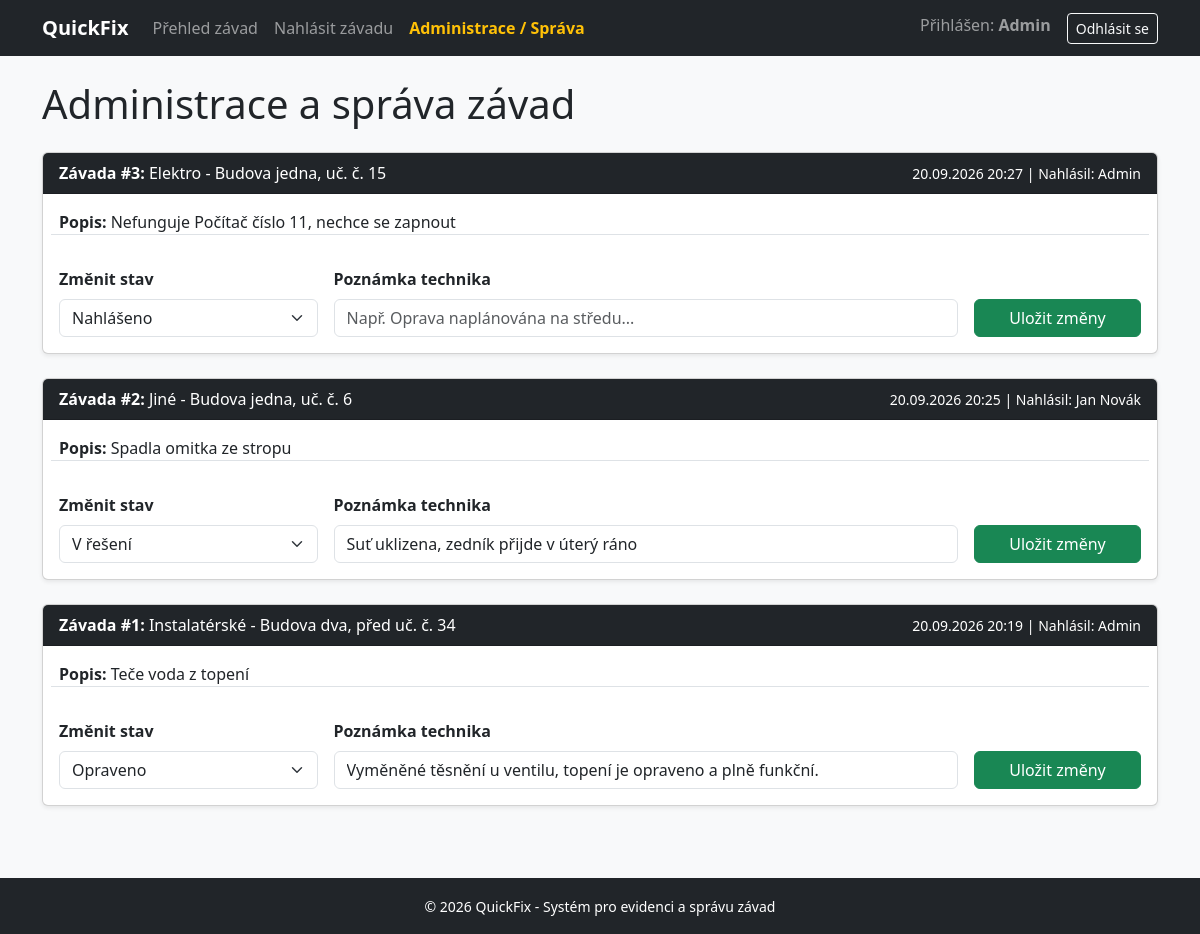
The app's page /admin.php (signed in) with its own data.
### tables this page shows
CREATE TABLE `zavady` (
  `id` int(11) NOT NULL,
  `uzivatel_id` int(11) NOT NULL,
  `kategorie_id` int(11) NOT NULL,
  `popis` text NOT NULL,
  `misto` varchar(255) NOT NULL,
  `priorita` enum('Nízká','Střední','Vysoká') DEFAULT 'Střední',
  `stav` enum('Nahlášeno','V řešení','Opraveno') DEFAULT 'Nahlášeno',
  `fotografie` varchar(255) DEFAULT NULL,
  `poznamka_technika` text DEFAULT NULL,
  `vytvoreno` timestamp NOT NULL DEFAULT current_timestamp()
);

CREATE TABLE `kategorie` (
  `id` int(11) NOT NULL,
  `nazev` varchar(100) NOT NULL
);

CREATE TABLE `uzivatele` (
  `id` int(11) NOT NULL,
  `jmeno` varchar(100) NOT NULL,
  `email` varchar(150) NOT NULL,
  `heslo` varchar(255) NOT NULL,
  `role` enum('registrovaný','admin') DEFAULT 'registrovaný',
  `vytvoreno` timestamp NOT NULL DEFAULT current_timestamp()
);

### admin.php (the view, shortened to what this page needs)
<?php
require_once 'includes/db.php';
require_once 'includes/header.php';
$zavady = $pdo->query("SELECT z.*, k.nazev AS kategorie_nazev, u.jmeno AS autor
                       FROM zavady z
                       JOIN kategorie k ON z.kategorie_id = k.id
                       JOIN uzivatele u ON z.uzivatel_id = u.id
                       ORDER BY z.vytvoreno DESC")->fetchAll();
?>
<h1 class="mb-4">Administrace a správa závad</h1>
<div class="row">
    <?php foreach ($zavady as $z): ?>
        <div class="col-md-12 mb-4">
            <div class="card shadow-sm">
                <div class="card-header bg-dark text-white d-flex justify-content-between align-items-center">
                    <span><strong>Závada #<?= $z['id'] ?>:</strong> <?= htmlspecialchars($z['kategorie_nazev']) ?> - <?= htmlspecialchars($z['misto']) ?></span>
                    <small><?= date('d.m.Y H:i', strtotime($z['vytvoreno'])) ?> | Nahlásil: <?= htmlspecialchars($z['autor']) ?></small>
                </div>
                <div class="card-body">
                    <p><strong>Popis:</strong> <?= htmlspecialchars($z['popis']) ?></p>
                    <form method="POST" class="row g-3 align-items-end border-top pt-3">
                        <div class="col-md-3">
                            <label class="form-label fw-bold">Změnit stav</label>
                            <select name="stav" class="form-select">
                                <option value="Nahlášeno" <?= $z['stav'] === 'Nahlášeno' ? 'selected' : '' ?>>Nahlášeno</option>
                                <option value="V řešení" <?= $z['stav'] === 'V řešení' ? 'selected' : '' ?>>V řešení</option>
                                <option value="Opraveno" <?= $z['stav'] === 'Opraveno' ? 'selected' : '' ?>>Opraveno</option>
                            </select>
                        </div>
                        <div class="col-md-7">
                            <label class="form-label fw-bold">Poznámka technika</label>
                            <input type="text" name="poznamka_technika" class="form-control" value="<?= htmlspecialchars($z['poznamka_technika'] ?? '') ?>" placeholder="Např. Oprava naplánována na středu...">
                        </div>
                        <div class="col-md-2">
                            <button type="submit" class="btn btn-success w-100">Uložit změny</button>
                        </div>
                    </form>
                </div>
            </div>
        </div>
    <?php endforeach; ?>
</div>
<?php require_once 'includes/footer.php'; ?>

### records on screen
zavady: id "3", kategorie.nazev "Elektro", misto "Budova jedna, uč. č. 15", vytvoreno "20.09.2026 20:27", uzivatel.jmeno "Admin", popis "Nefunguje Počítač číslo 11, nechce se zapnout", stav "Nahlášeno"
zavady: id "2", kategorie.nazev "Jiné", misto "Budova jedna, uč. č. 6", vytvoreno "20.09.2026 20:25", uzivatel.jmeno "Jan Novák", popis "Spadla omitka ze stropu", stav "V řešení", poznamka_technika "Suť uklizena, zedník přijde v úterý ráno"
zavady: id "1", kategorie.nazev "Instalatérské", misto "Budova dva, před uč. č. 34", vytvoreno "20.09.2026 20:19", uzivatel.jmeno "Admin", popis "Teče voda z topení", stav "Opraveno", poznamka_technika "Vyměněné těsnění u ventilu, topení je opraveno a plně funkční."

### other values on screen
$_SESSION['user_jmeno'] "Admin"
